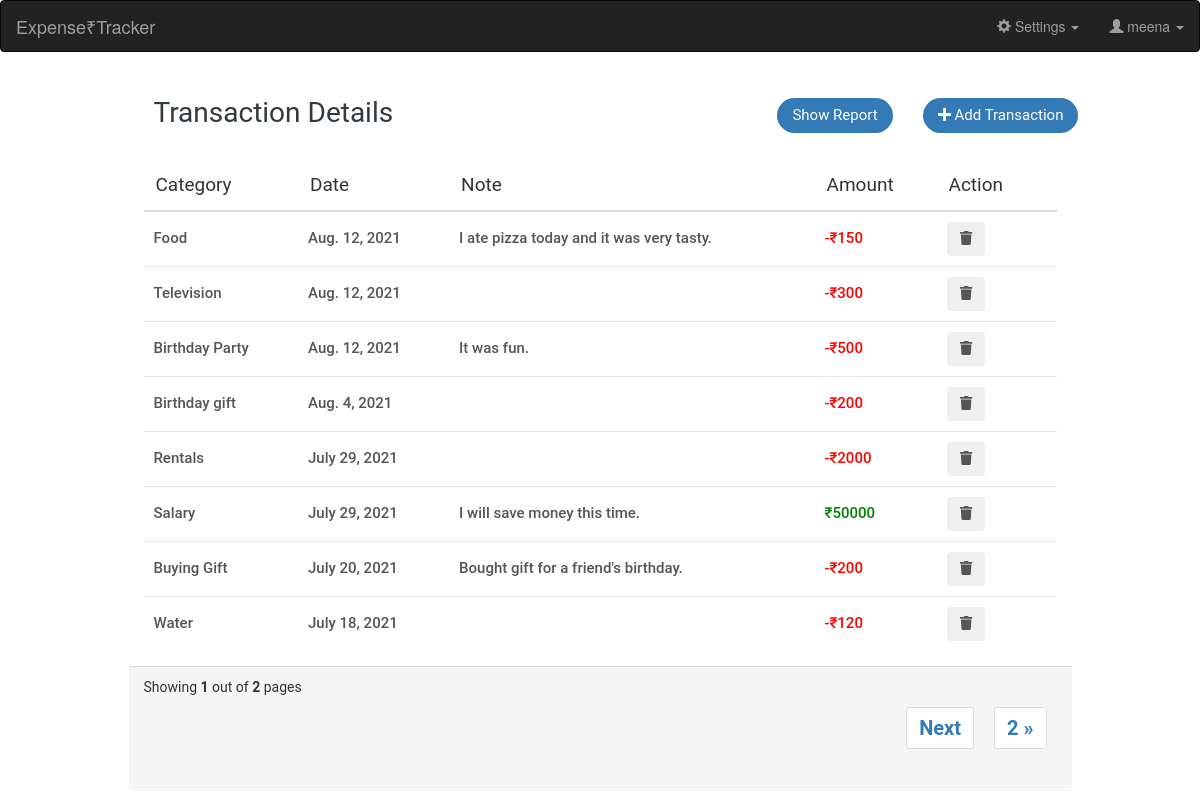
Page /transaction-history (signed in) on the committed database.
### ExpenseTrackerApp/models.py (models this page shows, shortened)
class transaction_details(models.Model):
    user_id = models.ForeignKey(User, on_delete=models.CASCADE)
    date = models.DateField(auto_now=False, auto_now_add=False)
    amount = models.IntegerField()
    transaction_type = models.TextField()
    category = models.TextField()
    note = models.CharField(max_length= 500, null = True)

### ExpenseTrackerApp/views.py (the view)
# urls.py: path('transaction-history', views.transaction_history, name = 'transaction_history'),
def transaction_history(request):
    if request.user.is_authenticated:
        transaction_detail = transaction_details.objects.filter(user_id = request.user).order_by('-date')
        paginator = Paginator(transaction_detail, 8)
        page_number = request.GET.get('page')
        page_obj = Paginator.get_page(paginator, page_number)
        context = {
            'transaction_detail': transaction_detail,
            'page_obj' : page_obj
        }
        return render(request, 'transaction_history.html', context)
    else:
        return redirect('/login')

### templates/transaction_history.html (shortened to what this page needs)
<!DOCTYPE html>
<html>
<head>
  <link rel="stylesheet" type="text/css" href="static/transaction_history.css">
  <link rel="stylesheet" href="https://maxcdn.bootstrapcdn.com/bootstrap/3.4.1/css/bootstrap.min.css">
</head>
<body>
{% extends "base.html" %}
{% block content %}
<div class="container">
    <div class="row">
        <div class="col-md-offset-1 col-md-10">
            <div class="panel">
                <div class="panel-heading">
                    <div class="row">
                        <div class="col col-sm-8 col-xs-12">
                            <h4 class="title">Transaction Details</h4>
                        </div>
                        <div class="col-sm-2 col-xs-12 text-right">
                            <a href="/report" class="btn btn-primary btn-sm">Show Report</a>
                        </div>
                        <div class="col-sm-2 col-xs-12 text-right">
                            <a href="/transaction" class="btn btn-primary btn-sm"><i class="fas fa-plus"></i> Add Transaction</a>
                        </div>
                    </div>
                </div>
                <div class="panel-body table-responsive">
                    <table class="table">
                        <thead>
                            <tr>
                                <th>Category</th>
                                <th>Date</th>
                                <th>Note</th>
                                <th>Amount</th>
                                <th>Action</th>
                            </tr>
                        </thead>
                        <tbody>
                            {% for details in page_obj %}
                            <tr>
                                <td>{{details.category}}</td>
                                <td>{{details.date}}</td>
                                <td>{{details.note}}</td>
                                {% if details.transaction_type == "Expense" %}
                                <td style = "color: red">-₹{{details.amount}}</td>
                                {% else %}
                                <td style = "color: green">₹{{details.amount}}</td>
                                {% endif %}
                                <td>
                                    <ul class="action-list">
                                        <form action = "{% url 'delete_data' details.id %}" method = 'POST'>
                                        <li><button type="submit" class="btn"><em class="fa fa-trash"></em></a></li>
                                        </form>
                                    </ul>
                                </td>
                            </tr>
                            {% endfor %}
                        </tbody>
                    </table>
                </div>
                <div class="panel-footer">
                    <div class="row">
                        <div class="col col-xs-6"> Showing <b>{{page_obj.number}}</b> out of <b>{{page_obj.paginator.num_pages}}</b> pages</div>
                        <div class="col-xs-6">
                            <ul class="pagination align-right" style="font-size: 20px; font-weight:bold; float:right">
                                {% if page_obj.has_next %}
                                <li class = "page-item"><a style = "margin: 10px; text-align: center;" class="page-link" href="?page={{page_obj.next_page_number}}">Next</a></li>
                                <li class = "page-item"><a style = "margin: 10px; text-align: center;" class="page-link" href="?page={{page_obj.paginator.num_pages}}">{{page_obj.paginator.num_pages}} &raquo; </a></li>
                                {% endif %}
                            </ul>
                        </div>
                    </div>
                </div>
            </div>
        </div>
    </div>
</div>
{% endblock %}

### templates/base.html (shortened to what this page needs)
<nav class="navbar navbar-inverse">
    <div class="container-fluid">
      <div class="navbar-header">
        <a class="navbar-brand" href="/login">Expense₹Tracker</a>
      </div>
      <ul class="nav navbar-nav navbar-right">
        <li class="dropdown">
          <a class="dropdown-toggle" data-toggle="dropdown"><span class="glyphicon glyphicon-cog"></span> Settings
          <span class="caret"></span></a>
          </li>
        <li lass="dropdown"><a class="dropdown-toggle" data-toggle="dropdown"><span class="glyphicon glyphicon-user"></span> {{request.user}}
        <span class="caret"></span></a>
        </li>
        </ul>
    </div>
</nav>
{% block content %}
{% endblock %}

### static/transaction_history.css (style rules this page uses)
.panel { font-family: 'Roboto', sans-serif; padding: 0; border: none; box-shadow: 0 .3rem .8rem rgba(0, 0, 0, .12); }
.panel .panel-heading { background: #fff; padding: 25px 25px 10px; border-radius: 0; }
.panel .panel-heading .title { color: #32393f; font-size: 28px; font-weight: 400; line-height: 30px; text-transform: capitalize; margin: 0; }
.panel .panel-heading .btn { font-size: 15px; padding: 6px 15px; border-radius: 50px; border: none; transition: all 0.3s ease 0s; }
.panel .panel-body { border-radius: 0; }
.panel .panel-body .table thead tr th { color: #333; font-size: 19px; font-weight: 400; padding: 12px; }
.panel .panel-body .table thead tr th:last-child { width: 120px; }
.panel .panel-body .table tbody tr td { color: #555; background: #fff; font-size: 15px; font-weight: 500; padding: 10px; vertical-align: middle; border-color: #e7e7e7; }
.panel .panel-body .table tbody .action-list { padding: 0; margin: 0; list-style: none; }

### rows in the picture
transaction_details: category "Food", date "Aug. 12, 2021", note "I ate pizza today and it was very tasty.", amount "150"
transaction_details: category "Television", date "Aug. 12, 2021", amount "300"
transaction_details: category "Birthday Party", date "Aug. 12, 2021", note "It was fun.", amount "500"
transaction_details: category "Birthday gift", date "Aug. 4, 2021", amount "200"
transaction_details: category "Rentals", date "July 29, 2021", amount "2000"
transaction_details: category "Salary", date "July 29, 2021", note "I will save money this time.", amount "50000"
transaction_details: category "Buying Gift", date "July 20, 2021", note "Bought gift for a friend's birthday.", amount "200"
transaction_details: category "Water", date "July 18, 2021", amount "120"

### other values in the picture
{{ request.user }} "meena"
{{ page_obj.number }} "1"
{{ page_obj.paginator.num_pages }} "2"
